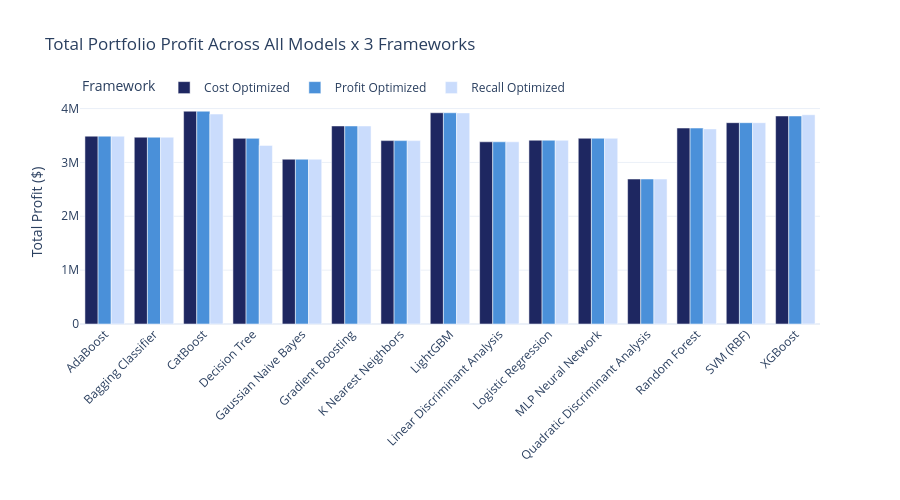

Source (notebook cell):
### Code cell
fig2 = px.bar(
    df_all.sort_values(["model", "Framework"]),
    x="model", y="total_profit", color="Framework", barmode="group",
    title="Total Portfolio Profit Across All Models x 3 Frameworks",
    labels={"total_profit": "Total Profit ($)", "model": ""},
    color_discrete_sequence=["#1E2761", "#4A90D9", "#CADCFC"],
    height=500,
)
fig2.update_layout(xaxis_tickangle=-45, legend=dict(orientation="h", y=1.12))
fig2.show()

### Figure 1 — Plotly figure (JSON) as saved in the notebook; plotly's stock layout.template omitted (floating-point values rounded to 4 significant figures)
{"data": [{"alignmentgroup": "True", "hovertemplate": "Framework=Cost Optimized<br>=%{x}<br>Total Profit ($)=%{y}<extra></extra>", "legendgroup": "Cost Optimized", "marker": {"color": "#1E2761", "pattern": {"shape": ""}}, "name": "Cost Optimized", "offsetgroup": "Cost Optimized", "orientation": "v", "showlegend": true, "textposition": "auto", "type": "bar", "x": ["AdaBoost", "Bagging Classifier", "CatBoost", "Decision Tree", "Gaussian Naive Bayes", "Gradient Boosting", "K Nearest Neighbors", "LightGBM", "Linear Discriminant Analysis", "Logistic Regression", "MLP Neural Network", "Quadratic Discriminant Analysis", "Random Forest", "SVM (RBF)", "XGBoost"], "xaxis": "x", "y": [3488000.0, 3468000.0, 3951000.0, 3447000.0, 3059000.0, 3677000.0, 3405000.0, 3922000.0, 3383000.0, 3412000.0, 3449000.0, 2692000.0, 3638000.0, 3738000.0, 3862000.0], "yaxis": "y"}, {"alignmentgroup": "True", "hovertemplate": "Framework=Profit Optimized<br>=%{x}<br>Total Profit ($)=%{y}<extra></extra>", "legendgroup": "Profit Optimized", "marker": {"color": "#4A90D9", "pattern": {"shape": ""}}, "name": "Profit Optimized", "offsetgroup": "Profit Optimized", "orientation": "v", "showlegend": true, "textposition": "auto", "type": "bar", "x": ["AdaBoost", "Bagging Classifier", "CatBoost", "Decision Tree", "Gaussian Naive Bayes", "Gradient Boosting", "K Nearest Neighbors", "LightGBM", "Linear Discriminant Analysis", "Logistic Regression", "MLP Neural Network", "Quadratic Discriminant Analysis", "Random Forest", "SVM (RBF)", "XGBoost"], "xaxis": "x", "y": [3488000.0, 3468000.0, 3951000.0, 3447000.0, 3059000.0, 3677000.0, 3405000.0, 3922000.0, 3383000.0, 3412000.0, 3449000.0, 2692000.0, 3638000.0, 3738000.0, 3862000.0], "yaxis": "y"}, {"alignmentgroup": "True", "hovertemplate": "Framework=Recall Optimized<br>=%{x}<br>Total Profit ($)=%{y}<extra></extra>", "legendgroup": "Recall Optimized", "marker": {"color": "#CADCFC", "pattern": {"shape": ""}}, "name": "Recall Optimized", "offsetgroup": "Recall Optimized", "orientation": "v", "showlegend": true, "textposition": "auto", "type": "bar", "x": ["AdaBoost", "Bagging Classifier", "CatBoost", "Decision Tree", "Gaussian Naive Bayes", "Gradient Boosting", "K Nearest Neighbors", "LightGBM", "Linear Discriminant Analysis", "Logistic Regression", "MLP Neural Network", "Quadratic Discriminant Analysis", "Random Forest", "SVM (RBF)", "XGBoost"], "xaxis": "x", "y": [3488000.0, 3468000.0, 3898000.0, 3316000.0, 3059000.0, 3677000.0, 3405000.0, 3920000.0, 3383000.0, 3412000.0, 3449000.0, 2692000.0, 3622000.0, 3738000.0, 3885000.0], "yaxis": "y"}], "layout": {"barmode": "group", "height": 500, "legend": {"orientation": "h", "title": {"text": "Framework"}, "tracegroupgap": 0, "y": 1.12}, "title": {"text": "Total Portfolio Profit Across All Models x 3 Frameworks"}, "xaxis": {"anchor": "y", "domain": [0, 1], "tickangle": -45, "title": {"text": ""}}, "yaxis": {"anchor": "x", "domain": [0, 1], "title": {"text": "Total Profit ($)"}}}}
